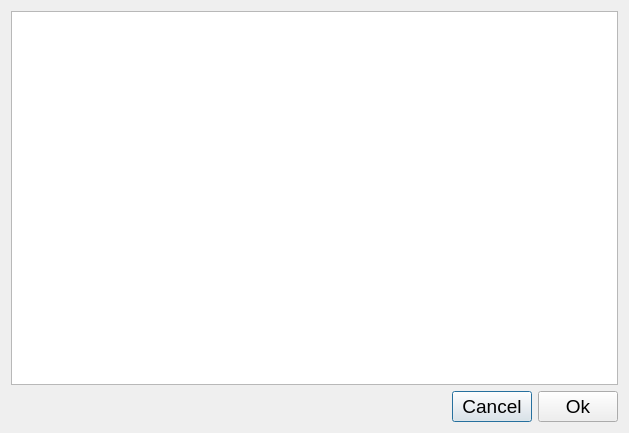
<?xml version="1.0" encoding="UTF-8"?>
<ui version="4.0">
 <class>ShortTitleDisplay</class>
 <widget class="QDialog" name="ShortTitleDisplay">
  <property name="geometry">
   <rect>
    <x>0</x>
    <y>0</y>
    <width>629</width>
    <height>433</height>
   </rect>
  </property>
  <property name="font">
   <font>
    <pointsize>14</pointsize>
   </font>
  </property>
  <property name="windowTitle">
   <string>Select Entry...</string>
  </property>
  <layout class="QVBoxLayout" name="verticalLayout">
   <item>
    <widget class="QTextBrowser" name="textWindow"/>
   </item>
   <item>
    <layout class="QHBoxLayout" name="horizontalLayout">
     <item>
      <spacer name="buttonSpacer">
       <property name="orientation">
        <enum>Qt::Horizontal</enum>
       </property>
       <property name="sizeHint" stdset="0">
        <size>
         <width>40</width>
         <height>20</height>
        </size>
       </property>
      </spacer>
     </item>
     <item>
      <widget class="QPushButton" name="cancelButton">
       <property name="font">
        <font>
         <pointsize>14</pointsize>
        </font>
       </property>
       <property name="text">
        <string>Cancel</string>
       </property>
      </widget>
     </item>
     <item>
      <widget class="QPushButton" name="okButton">
       <property name="font">
        <font>
         <pointsize>14</pointsize>
        </font>
       </property>
       <property name="text">
        <string>Ok</string>
       </property>
      </widget>
     </item>
    </layout>
   </item>
  </layout>
 </widget>
 <resources/>
 <connections/>
</ui>
